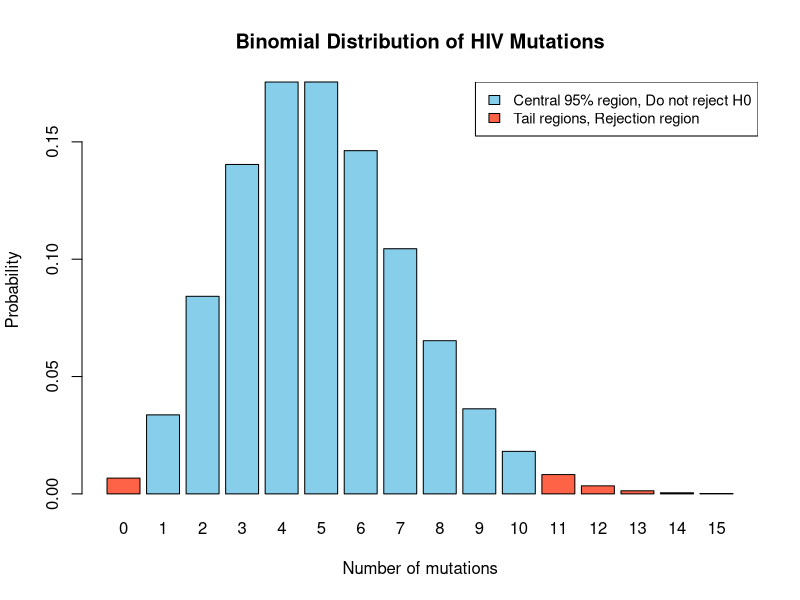

This chart was generated by the following R code:
# ============================================================
# Binomial distribution:
# significance level and central 95% probability region
# ============================================================

# HIV example:
# Number of nucleotides
n <- 10000

# Probability of mutation at each nucleotide
p <- 5e-4

# Significance level
alpha <- 0.05

# Corresponding central probability
confidence_level <- 1 - alpha

confidence_level
# 0.95


# ------------------------------------------------------------
# Binomial probability distribution
# ------------------------------------------------------------

# Number of mutations to display
x <- 0:15

# Probability of each possible number of mutations
prob <- dbinom(
  x,
  size = n,
  prob = p
)


# ------------------------------------------------------------
# Find the central 95% region
# ------------------------------------------------------------

# For alpha = 0.05, divide the probability
# between the two tails:
#
# alpha / 2 = 0.025 in each tail

lower <- qbinom(
  alpha / 2,
  size = n,
  prob = p
)

upper <- qbinom(
  1 - alpha / 2,
  size = n,
  prob = p
)

lower
upper


# ------------------------------------------------------------
# Choose colors for the plot
# ------------------------------------------------------------

# Values inside the central region are blue.
# Values in the two tails are red.

bar_col <- ifelse(
  x < lower | x > upper,
  "tomato",
  "skyblue"
)


# ------------------------------------------------------------
# Plot the probability distribution
# ------------------------------------------------------------

barplot(
  prob,
  names.arg = x,
  col = bar_col,
  
  xlab = "Number of mutations",
  ylab = "Probability",
  
  main = "Binomial Distribution of HIV Mutations"
)


# ------------------------------------------------------------
# Add legend
# ------------------------------------------------------------

legend(
  "topright",
  
  legend = c(
    "Central 95% region, Do not reject H0",
    "Tail regions, Rejection region"
  ),
  
  fill = c(
    "skyblue",
    "tomato"
  ),
  
  cex = 0.9
)

# ------------------------------------------------------------
# Interpretation of the confidence interval
# ------------------------------------------------------------
#
# For a two-sided test at significance level alpha = 0.05:
#
# If the value of p specified by H0 lies INSIDE the 95%
# confidence interval:
#
#     Do not reject H0.
#
# The observed data are compatible with the value specified by H0.
#
#
# If the value of p specified by H0 lies OUTSIDE the 95%
# confidence interval:
#
#     Reject H0 at the 5% significance level.
#
# The observed data provide evidence that p differs from
# the value specified by H0.
#
# Important:
# "Do not reject H0" does NOT mean that H0 has been proven true.
#
# alpha = 0.05 corresponds to a 95% confidence interval because:
#
#     confidence level = 1 - alpha = 0.95
